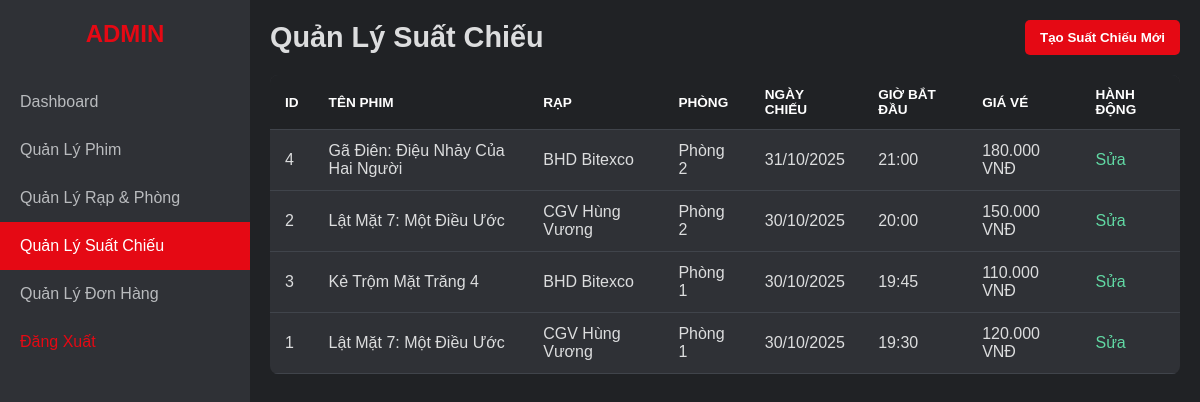
Page /ADMIN/showtimes.php (signed in) on the earlier database version.
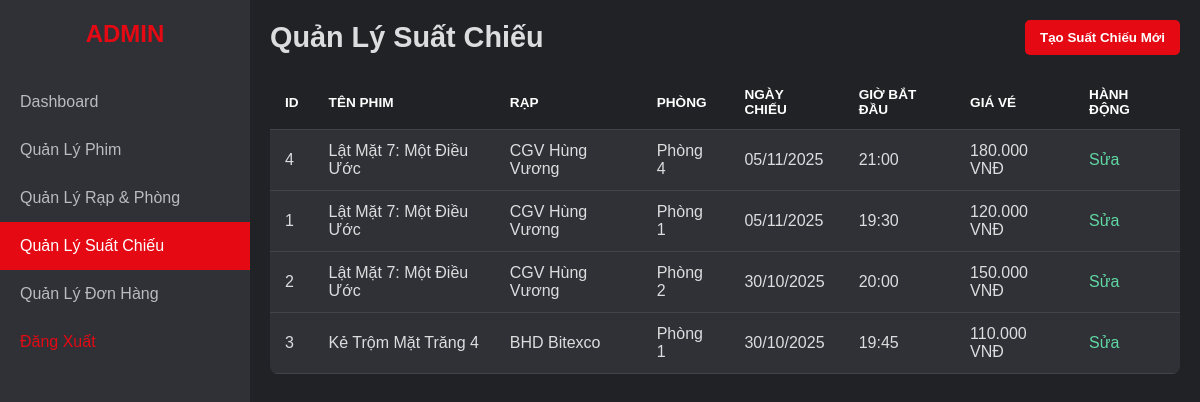
Same page on the later database version.
### tables this page shows
CREATE TABLE `suatchieu` (
  `Id` int(11) NOT NULL,
  `NgayChieu` date NOT NULL,
  `GioBatDau` time NOT NULL,
  `DinhDang` varchar(10) DEFAULT '2D',
  `GiaVe` decimal(10,0) NOT NULL,
  `IdPhim` int(11) DEFAULT NULL,
  `IdPhongChieu` int(11) DEFAULT NULL
);

CREATE TABLE `phim` (
  `Id` int(11) NOT NULL,
  `TenPhim` varchar(255) NOT NULL,
  `MoTa` text DEFAULT NULL,
  `TheLoai` varchar(100) DEFAULT NULL,
  `ThoiLuong` int(11) DEFAULT NULL,
  `NgayKhoiChieu` date DEFAULT NULL,
  `PosterUrl` varchar(255) DEFAULT NULL,
  `XepHang` varchar(10) DEFAULT NULL
);

CREATE TABLE `rap` (
  `Id` int(11) NOT NULL,
  `TenRap` varchar(100) NOT NULL,
  `DiaChi` varchar(255) DEFAULT NULL
);

CREATE TABLE `phongchieu` (
  `Id` int(11) NOT NULL,
  `TenPhong` varchar(50) NOT NULL,
  `SoLuongGhe` int(11) DEFAULT NULL,
  `IdRap` int(11) DEFAULT NULL
);

### BACKEND/Database.php (called while the page is built, shortened)
<?php
class Database {
    private $host = "localhost";
    private $db_name = "bookingfilm";
    private $username = "root";
    private $password = "";
    public function getConnection() {
        $this->conn = null;
        try {
            $this->conn = new mysqli($this->host, $this->username, $this->password, $this->db_name);
            $this->conn->set_charset("utf8mb4");
        } catch(Exception $e) {
            echo "Lỗi kết nối CSDL: " . $e->getMessage();
        }
        return $this->conn;
    }
}
?>

### BACKEND/DAO/SuatChieuDAO.php (called while the page is built, shortened)
<?php
include_once __DIR__ . '/../Database.php';
class SuatChieuDAO {
    private $db;
    public function __construct() {
        $this->db = (new Database())->getConnection();
    }
    public function getAllSuatChieuDetails() {
        $sql = "SELECT
                    sc.Id,
                    p.TenPhim,
                    r.TenRap,
                    pc.TenPhong,
                    sc.NgayChieu,
                    sc.GioBatDau,
                    sc.GiaVe,
                    sc.IdPhim,      -- Cần cho nút Sửa
                    sc.IdPhongChieu -- Cần cho nút Sửa
                FROM suatchieu sc
                JOIN phim p ON sc.IdPhim = p.Id
                JOIN phongchieu pc ON sc.IdPhongChieu = pc.Id
                JOIN rap r ON pc.IdRap = r.Id
                ORDER BY sc.NgayChieu DESC, sc.GioBatDau DESC";
        $result = $this->db->query($sql);
        $scList = [];
        if ($result->num_rows > 0) {
            while($row = $result->fetch_assoc()) {
                $scList[] = $row;
            }
        }
        return $scList;
    }
}
?>

### ADMIN/showtimes.php (the view, shortened to what this page needs)
<?php
include_once dirname(__DIR__) . '/TEMPLATES/admin_header.php';
include_once dirname(__DIR__) . '/BACKEND/DAO/SuatChieuDAO.php';
$scDAO = new SuatChieuDAO();
$listSC = $scDAO->getAllSuatChieuDetails();
?>
<main class="main-content">
    <header class="main-header">
        <h1>Quản Lý Suất Chiếu</h1>
        <button class="add-new-btn" id="addNewBtn">Tạo Suất Chiếu Mới</button>
    </header>
    <table class="content-table">
        <thead>
            <tr>
                <th>ID</th>
                <th>Tên Phim</th>
                <th>Rạp</th>
                <th>Phòng</th>
                <th>Ngày Chiếu</th>
                <th>Giờ Bắt Đầu</th>
                <th>Giá Vé</th>
                <th>Hành Động</th> </tr>
        </thead>
        <tbody>
            <?php
            if (count($listSC) > 0) {
                foreach($listSC as $row) {
            ?>
                <tr>
                    <td><?php echo $row['Id']; ?></td>
                    <td><?php echo htmlspecialchars($row['TenPhim']); ?></td>
                    <td><?php echo htmlspecialchars($row['TenRap']); ?></td>
                    <td><?php echo htmlspecialchars($row['TenPhong']); ?></td>
                    <td><?php echo date('d/m/Y', strtotime($row['NgayChieu'])); ?></td>
                    <td><?php echo date('H:i', strtotime($row['GioBatDau'])); ?></td>
                    <td><?php echo number_format($row['GiaVe'], 0, ',', '.'); ?> VNĐ</td>
                    <td>
                        <a href="#" class="action-btn edit-btn"
                           data-id="<?php echo $row['Id']; ?>"
                           data-phim-id="<?php echo $row['IdPhim']; ?>"
                           data-phong-id="<?php echo $row['IdPhongChieu']; ?>"
                           data-ngay="<?php echo $row['NgayChieu']; ?>"
                           data-gio="<?php echo $row['GioBatDau']; ?>"
                           data-gia="<?php echo $row['GiaVe']; ?>">
                           Sửa
                        </a>
                        </td>
                </tr>
            <?php
                }
            } else {
                echo "<tr><td colspan='8'>Chưa có suất chiếu nào.</td></tr>";
            }
            ?>
        </tbody>
    </table>
</main>
<?php
include dirname(__DIR__) . '/TEMPLATES/admin_footer.php';
?>

Differences in the rows shown:
changed suatchieu id 4: IdPhim.TenPhim "Gã Điên: Điệu Nhảy Của Hai Người" → "Lật Mặt 7: Một Điều Ước"; rap.TenRap "BHD Bitexco" → "CGV Hùng Vương"; IdPhongChieu.TenPhong "Phòng 2" → "Phòng 4"; NgayChieu "31/10/2025" → "05/11/2025"
changed suatchieu id 1: NgayChieu "30/10/2025" → "05/11/2025"; moves up the list
